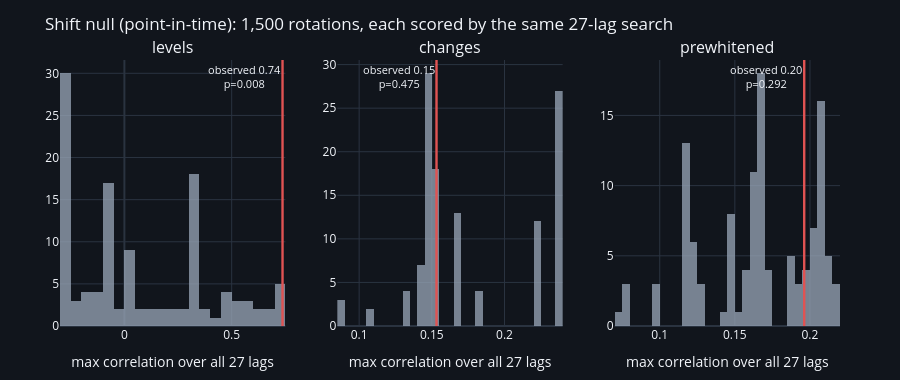

Source (notebook cell):
### Markdown cell above
### The nulls

Both series wander. Over ~150 weekly observations two wandering series can be
aligned to almost anything, which is why the null has to preserve the
wandering. The bar the observed peak has to clear is the distribution of the
**searched maximum** under surrogates that keep each path exactly.

### Code cell
fig = make_subplots(rows=1, cols=3, subplot_titles=("levels", "changes", "prewhitened"))
for col, tr in enumerate(("levels", "changes", "prewhitened"), start=1):
    x, y = SAMPLES["point_in_time"]
    sh = D.shift_null(x, y, LAGS, CFG, transform=tr, draws=1500,
                      rng=np.random.default_rng(91))
    r = RES[("point_in_time", tr)]
    fig.add_trace(go.Histogram(x=sh["max_corr"], nbinsx=45, marker_color=GREY,
                               opacity=0.75, showlegend=False), row=1, col=col)
    fig.add_vline(x=r["corr"], line=dict(color=RED, width=2.4), row=1, col=col,
                  annotation_text=f"observed {r['corr']:.2f}<br>p={r['p_shift']:.3f}",
                  annotation_position="top left", annotation_font_size=11)
fig.update_xaxes(title_text="max correlation over all 27 lags")
style(fig, 380, "Shift null (point-in-time): 1,500 rotations, each scored by the same 27-lag search")
fig.show()

print(SUMMARY[["vintage", "transform", "n", "argmax", "corr", "at_5w",
               "p_shift", "p_phase"]].round(3).to_string(index=False))
_ps = SUMMARY.set_index(["vintage", "transform"])["p_shift"]
_pp = SUMMARY.set_index(["vintage", "transform"])["p_phase"]
print(f"\nBoth LEVELS cells clear 0.05 on the primary null -- as-published "
      f"p={_ps[('as_published','levels')]:.3f}, point-in-time "
      f"p={_ps[('point_in_time','levels')]:.3f} -- and neither is evidence: the sizes")
print("cell below measures this null firing 20% of the time on levels when there is")
print(f"nothing there. On changes, where it is near nominal, the maximum over all 27")
print(f"lags is r={SUMMARY.set_index(['vintage','transform'])['corr'][('point_in_time','changes')]:.3f}, "
      f"p={_ps[('point_in_time','changes')]:.3f}.")
print(f"\nThe PERMISSIVE phase null disagrees, and it is reported rather than hidden:")
print(f"it rejects point-in-time levels at p={_pp[('point_in_time','levels')]:.3f} and")
print(f"as-published levels at p={_pp[('as_published','levels')]:.3f}. Two nulls that")
print("differ by an order of magnitude on the same cell is not a result; it is a")
print("sign that a levels correlation between two wandering series is fragile to")
print("how the null is built. The conservative one is the one that keeps each")
print("path exactly, and it does not reject.")

print("\nprewhitening depends on an AR order chosen by AIC, so sweep the cap:")
xpw, ypw = SAMPLES["point_in_time"]
for mp in (2, 4, 6, 8, 12, 16):
    xt, yt, info = D.transform_pair(xpw, ypw, "prewhitened", max_p=mp)
    Xm, Ym, _ = D.lag_matrix(xt, yt, LAGS)
    cc = D.lag_curve_common(Xm, Ym, LAGS)
    j = int(np.nanargmax(cc["corr"].to_numpy()))
    print(f"  cap {mp:2d} -> order {info['ar_order']:2d}"
          f"{' (AT THE CAP)' if info['ar_order'] == mp else '':14s}"
          f"  argmax {int(cc['lag_weeks'].iloc[j]):+3d}w  r {cc['corr'].iloc[j]:.3f}"
          f"  at+5w {float(cc.loc[cc['lag_weeks'] == 5, 'corr'].iloc[0]):+.3f}")
print("  -> +12w or +13w throughout. The order choice does not move the answer.")

### Figure 1 — Plotly figure (JSON) as saved in the notebook; plotly's stock layout.template omitted (floating-point values rounded to 4 significant figures)
{"data": [{"marker": {"color": "#9aa7b8"}, "nbinsx": 45, "opacity": 0.75, "showlegend": false, "type": "histogram", "x": [0.7343, 0.7321, 0.7321, 0.7277, 0.7056, 0.6858, 0.6626, 0.6388, 0.6168, 0.5931, 0.5723, 0.5554, 0.5444, 0.5342, 0.512, 0.4958, 0.4892, 0.4725, 0.4511, 0.4255, 0.396, 0.373, 0.3453, 0.3206, 0.3035, 0.3035, 0.3035, 0.3035, 0.3035, 0.3035, 0.3035, 0.3035, 0.3035, 0.3035, 0.3035, 0.3035, 0.3035, 0.3035, 0.3035, 0.3035, 0.2924, 0.2622, 0.2468, 0.2207, 0.1995, 0.1788, 0.1385, 0.1096, 0.08643, 0.0654, 0.04529, 0.04529, 0.03762, 0.0338, 0.0338, 0.0338, 0.0258, 0.01352, 0.001169, -0.001411, -0.03713, -0.07359, -0.09457, -0.1193, -0.144, -0.1624, -0.1845, -0.2047, -0.2333, -0.2527, -0.2619, -0.2686, -0.2686, -0.2686, -0.2686, -0.2686, -0.2686, -0.2686, -0.2686, -0.2686, -0.2686, -0.2686, -0.2686, -0.2686, -0.2686, -0.2686, -0.2686, -0.2686, -0.2686, -0.2686, -0.2686, -0.2686, -0.2686, -0.2686, -0.2686, -0.2686, -0.2686, -0.2728, -0.252, -0.2198, -0.1954, -0.168, -0.127, -0.1003, -0.08735, -0.06778, -0.05844, -0.05844, -0.05844, -0.05844, -0.05844, -0.05844, -0.05844, -0.05844, -0.05844, -0.05844, -0.05844, -0.05844, -0.05844], "xaxis": "x", "yaxis": "y"}, {"marker": {"color": "#9aa7b8"}, "nbinsx": 45, "opacity": 0.75, "showlegend": false, "type": "histogram", "x": [0.1807, 0.1807, 0.1807, 0.1807, 0.1475, 0.1475, 0.1475, 0.1475, 0.1475, 0.1475, 0.1475, 0.1475, 0.1475, 0.1475, 0.1474, 0.1474, 0.1474, 0.1474, 0.1474, 0.1474, 0.1474, 0.1474, 0.1474, 0.1474, 0.1474, 0.1474, 0.1474, 0.1474, 0.1474, 0.1474, 0.1474, 0.1474, 0.1474, 0.2381, 0.2381, 0.2381, 0.2381, 0.2381, 0.2381, 0.2381, 0.2381, 0.2381, 0.2381, 0.2381, 0.2381, 0.2381, 0.2381, 0.2381, 0.2381, 0.2381, 0.2381, 0.2381, 0.2381, 0.2381, 0.2381, 0.2381, 0.2381, 0.2381, 0.2381, 0.2381, 0.2236, 0.2236, 0.2236, 0.2236, 0.2236, 0.2236, 0.2236, 0.2236, 0.2236, 0.2236, 0.2236, 0.2236, 0.1522, 0.1522, 0.1522, 0.1522, 0.1522, 0.1522, 0.1522, 0.1522, 0.1522, 0.1522, 0.1522, 0.1522, 0.1522, 0.1522, 0.1522, 0.1522, 0.1522, 0.1522, 0.1449, 0.1449, 0.1449, 0.1449, 0.1449, 0.1449, 0.1449, 0.1064, 0.1064, 0.08521, 0.08521, 0.08521, 0.131, 0.131, 0.131, 0.131, 0.167, 0.167, 0.167, 0.167, 0.167, 0.167, 0.167, 0.167, 0.167, 0.167, 0.167, 0.167, 0.167], "xaxis": "x2", "yaxis": "y2"}, {"marker": {"color": "#9aa7b8"}, "nbinsx": 45, "opacity": 0.75, "showlegend": false, "type": "histogram", "x": [0.2106, 0.2095, 0.2126, 0.212, 0.1486, 0.1449, 0.1471, 0.1464, 0.1483, 0.1494, 0.1492, 0.1613, 0.1623, 0.164, 0.1615, 0.1634, 0.1631, 0.1646, 0.165, 0.1652, 0.1651, 0.1632, 0.1634, 0.1646, 0.167, 0.1656, 0.1667, 0.1707, 0.1723, 0.1739, 0.1736, 0.1678, 0.1682, 0.19, 0.1898, 0.1895, 0.1894, 0.1895, 0.1902, 0.1885, 0.1936, 0.196, 0.1972, 0.198, 0.1998, 0.2028, 0.2028, 0.2035, 0.2124, 0.2085, 0.2173, 0.2183, 0.2169, 0.2091, 0.2055, 0.2047, 0.2052, 0.2075, 0.2046, 0.2027, 0.2019, 0.2058, 0.208, 0.2084, 0.2078, 0.2087, 0.2096, 0.2099, 0.2094, 0.2099, 0.2097, 0.212, 0.166, 0.1657, 0.1649, 0.1677, 0.1661, 0.1661, 0.1663, 0.1675, 0.1652, 0.1656, 0.1654, 0.1578, 0.1588, 0.1593, 0.1592, 0.1547, 0.1454, 0.1451, 0.1202, 0.1205, 0.1241, 0.1251, 0.1269, 0.1268, 0.1245, 0.1239, 0.1236, 0.07741, 0.0762, 0.07361, 0.07731, 0.0989, 0.09888, 0.09907, 0.1171, 0.1185, 0.1181, 0.1178, 0.1182, 0.1182, 0.1186, 0.1187, 0.1189, 0.1177, 0.1179, 0.117, 0.1173], "xaxis": "x3", "yaxis": "y3"}], "layout": {"annotations": [{"font": {"size": 16}, "showarrow": false, "text": "levels", "x": 0.1444, "xanchor": "center", "xref": "paper", "y": 1.0, "yanchor": "bottom", "yref": "paper"}, {"font": {"size": 16}, "showarrow": false, "text": "changes", "x": 0.5, "xanchor": "center", "xref": "paper", "y": 1.0, "yanchor": "bottom", "yref": "paper"}, {"font": {"size": 16}, "showarrow": false, "text": "prewhitened", "x": 0.8556, "xanchor": "center", "xref": "paper", "y": 1.0, "yanchor": "bottom", "yref": "paper"}, {"font": {"size": 11}, "showarrow": false, "text": "observed 0.74<br>p=0.008", "x": 0.737, "xanchor": "right", "xref": "x", "y": 1, "yanchor": "top", "yref": "y domain"}, {"font": {"size": 11}, "showarrow": false, "text": "observed 0.15<br>p=0.475", "x": 0.1532, "xanchor": "right", "xref": "x2", "y": 1, "yanchor": "top", "yref": "y2 domain"}, {"font": {"size": 11}, "showarrow": false, "text": "observed 0.20<br>p=0.292", "x": 0.1962, "xanchor": "right", "xref": "x3", "y": 1, "yanchor": "top", "yref": "y3 domain"}], "font": {"size": 12}, "height": 380, "legend": {"orientation": "h", "x": 0, "y": 1.02, "yanchor": "bottom"}, "margin": {"b": 50, "l": 60, "r": 60, "t": 60}, "paper_bgcolor": "#11151c", "plot_bgcolor": "#11151c", "shapes": [{"line": {"color": "#e05353", "width": 2.4}, "type": "line", "x0": 0.737, "x1": 0.737, "xref": "x", "y0": 0, "y1": 1, "yref": "y domain"}, {"line": {"color": "#e05353", "width": 2.4}, "type": "line", "x0": 0.1532, "x1": 0.1532, "xref": "x2", "y0": 0, "y1": 1, "yref": "y2 domain"}, {"line": {"color": "#e05353", "width": 2.4}, "type": "line", "x0": 0.1962, "x1": 0.1962, "xref": "x3", "y0": 0, "y1": 1, "yref": "y3 domain"}], "title": {"text": "Shift null (point-in-time): 1,500 rotations, each scored by the same 27-lag search"}, "xaxis": {"anchor": "y", "domain": [0.0, 0.2889], "gridcolor": "#2a3340", "title": {"text": "max correlation over all 27 lags"}, "zerolinecolor": "#2a3340"}, "xaxis2": {"anchor": "y2", "domain": [0.3556, 0.6444], "gridcolor": "#2a3340", "title": {"text": "max correlation over all 27 lags"}, "zerolinecolor": "#2a3340"}, "xaxis3": {"anchor": "y3", "domain": [0.7111, 1.0], "gridcolor": "#2a3340", "title": {"text": "max correlation over all 27 lags"}, "zerolinecolor": "#2a3340"}, "yaxis": {"anchor": "x", "domain": [0.0, 1.0], "gridcolor": "#2a3340", "zerolinecolor": "#2a3340"}, "yaxis2": {"anchor": "x2", "domain": [0.0, 1.0], "gridcolor": "#2a3340", "zerolinecolor": "#2a3340"}, "yaxis3": {"anchor": "x3", "domain": [0.0, 1.0], "gridcolor": "#2a3340", "zerolinecolor": "#2a3340"}}}
